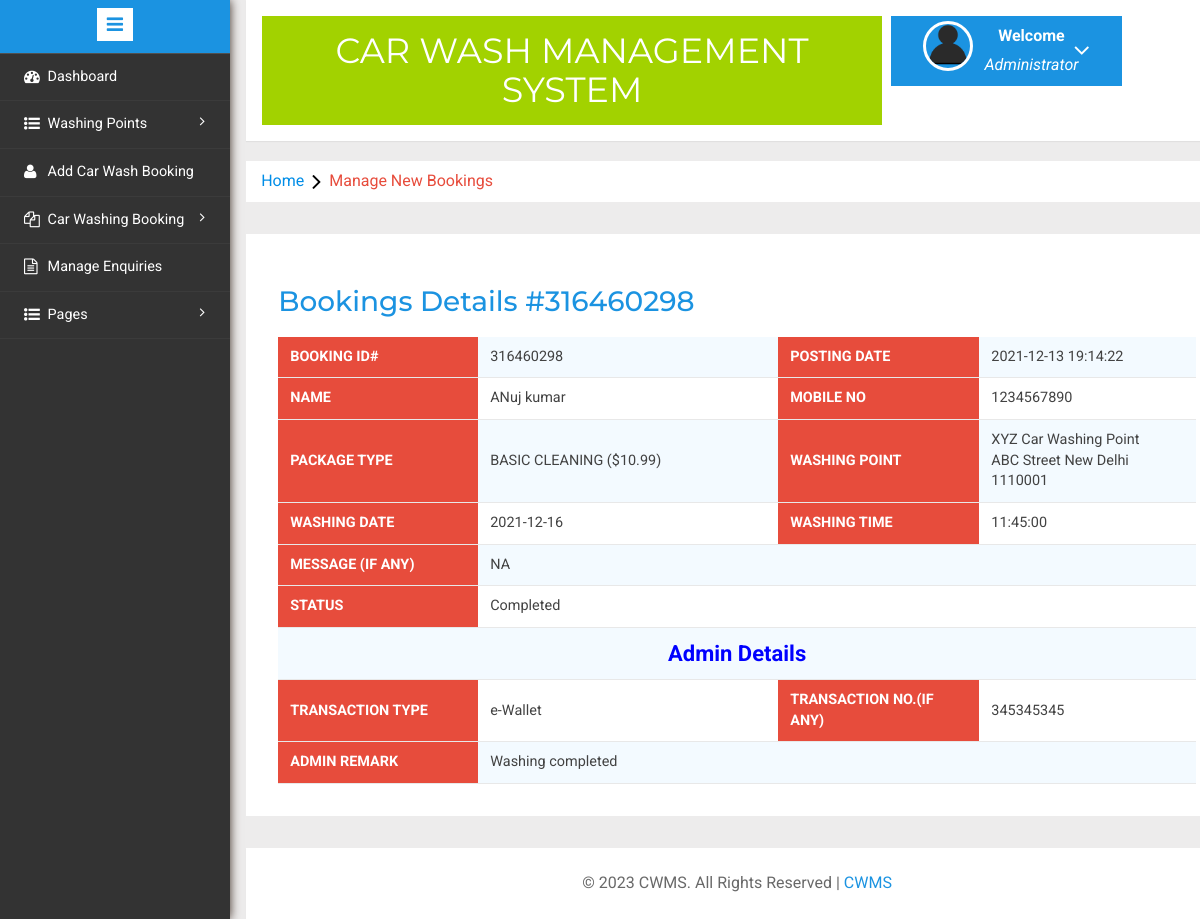
The app's page /admin/booking-details.php?bid=1&&bookingid=316460298 (signed in) with its own data.
### tables this page shows
CREATE TABLE `carwashbooking` (
  `id` int(11) NOT NULL,
  `bookingId` bigint(10) DEFAULT NULL,
  `packageType` varchar(120) DEFAULT NULL,
  `carWashPoint` int(11) DEFAULT NULL,
  `fullName` varchar(150) DEFAULT NULL,
  `mobileNumber` bigint(12) DEFAULT NULL,
  `washDate` date DEFAULT NULL,
  `washTime` time DEFAULT NULL,
  `message` mediumtext DEFAULT NULL,
  `status` varchar(120) DEFAULT NULL,
  `adminRemark` mediumtext DEFAULT NULL,
  `paymentMode` varchar(120) DEFAULT NULL,
  `txnNumber` varchar(120) DEFAULT NULL,
  `postingDate` timestamp NULL DEFAULT current_timestamp(),
  `lastUpdationDate` timestamp NULL DEFAULT NULL ON UPDATE current_timestamp()
);

CREATE TABLE `washingpoints` (
  `id` int(11) NOT NULL,
  `washingPointName` varchar(255) DEFAULT NULL,
  `washingPointAddress` varchar(255) DEFAULT NULL,
  `contactNumber` bigint(20) DEFAULT NULL,
  `creationDate` timestamp NOT NULL DEFAULT current_timestamp()
);

### admin/booking-details.php (the view, shortened to what this page needs)
<?php
include('includes/config.php');
if(strlen($_SESSION['alogin'])==0)
	{
header('location:index.php');
}
else{
	?>
<!DOCTYPE HTML>
<html>
<head>
<link href="css/bootstrap.min.css" rel='stylesheet' type='text/css' />
<link href="css/style.css" rel='stylesheet' type='text/css' />
<link rel="stylesheet" href="css/morris.css" type="text/css"/>
<link href="css/font-awesome.css" rel="stylesheet">
<link rel="stylesheet" type="text/css" href="css/table-style.css" />
<link rel="stylesheet" type="text/css" href="css/basictable.css" />
<link rel="stylesheet" href="css/icon-font.min.css" type='text/css' />
</head>
<body>
   <div class="page-container">
<div class="left-content">
	   <div class="mother-grid-inner">
				<?php include('includes/header.php');?>
				</div>
<ol class="breadcrumb">
                <li class="breadcrumb-item"><a href="dashboard.php">Home</a><i class="fa fa-angle-right"></i>Manage New Bookings</li>
            </ol>
<div class="agile-grids">
				<div class="agile-tables">
					<div class="w3l-table-info">
					  <h2>Bookings Details #<?php echo $_GET['bookingid'];?></h2>
					    <table id="table">
						<tbody>
<?php
$bid=$_GET['bid'];
$sql = "SELECT * from carwashbooking
join washingpoints on washingpoints.id=carwashbooking.carWashPoint
 where carwashbooking.id='$bid'";
$query = $dbh -> prepare($sql);
$query->execute();
$results=$query->fetchAll(PDO::FETCH_OBJ);
if($query->rowCount() > 0)
{
foreach($results as $result)
{				?>
						  <tr>
						  	<th width="200">Booking Id#</th>
							<td><?php echo htmlentities($result->bookingId);?></td>
							<th>Posting Date</th>
								<td><?php echo htmlentities($result->postingDate);?></td>
						</tr>
						<tr>
							<th>Name</th>
							<td width="300"><?php echo htmlentities($result->fullName);?></td>
							<th>Mobile No</th>
							<td><?php echo htmlentities($result->mobileNumber);?></td>
						</tr>
						<tr>
							<th>Package Type</th>
								<td>
								<?php $ptype=$result->packageType;
if($ptype==1): echo "BASIC CLEANING ($10.99)";endif;
							?></td>
						<th>Washing Point</th>
							<td><?php echo htmlentities($result->washingPointName	);?><br />
								<?php echo htmlentities($result->washingPointAddress);?></td>
							</tr>
							<tr>
								<th>Washing Date</th>
							<td><?php echo htmlentities($result->washDate);?></td>
							<th>Washing Time</th>
							<td><?php echo htmlentities($result->washTime);?></td>
							</tr>
							<tr>
								<th>Message (if Any)</th>
<td colspan="3"><?php echo htmlentities($result->message);?></td>
							</tr>
					<tr>
								<th>Status</th>
<td colspan="3"><?php echo htmlentities($result->status);?></td>
							</tr>
<?php if($result->adminRemark==''): ?>
	<tr>
		<td colspan="3">
	<button data-toggle="modal" data-target="#myModal" class="btn-primary btn">Take Action</button>
</td>
</tr>
<?php  else:?>
<tr>
	<td colspan="4" style="color:blue; font-size:22px; text-align:center; font-weight:bold;">Admin Details</td>
</tr>
<tr>
	<th>Transaction Type</th>
	<td><?php echo htmlentities($result->paymentMode);?></td>
		<th>Transaction No.(if any)</th>
	<td><?php echo htmlentities($result->txnNumber);?></td>
</tr>
<tr>
	<th>Admin Remark</th>
	<td colspan="3"><?php echo htmlentities($result->adminRemark);?></td>
</tr>
<?php endif;?>
						 <?php } }  ?>
						</tbody>
					  </table>
					</div>
			</div>
<?php include('includes/footer.php');?>
</div>
</div>
						<?php include('includes/sidebarmenu.php');?>
							</div>
</body>
</html>
<?php } ?>

### admin/includes/header.php (shortened to what this page needs)
<div class="header-main">
					<div class="logo-w3-agile">
								<h1><a href="dashboard.php">Car Wash Management System</a></h1>
							</div>
						<div class="profile_details w3l">
								<ul>
									<li class="dropdown profile_details_drop">
										<a href="#" class="dropdown-toggle" data-toggle="dropdown" aria-expanded="false">
											<div class="profile_img">
												<span class="prfil-img"><img src="images/User-icon.png" alt=""> </span>
												<div class="user-name">
													<p>Welcome</p>
													<span>Administrator</span>
												</div>
												<i class="fa fa-angle-down"></i>
												<div class="clearfix"></div>
											</div>
										</a>
									</li>
								</ul>
							</div>
				</div>

### admin/includes/footer.php
<div class="copyrights">
	 <p>© <?php echo date('Y');?> CWMS. All Rights Reserved |  <a href="#">CWMS</a> </p>
</div>

### admin/includes/sidebarmenu.php (shortened to what this page needs)
<div class="sidebar-menu">
					<header class="logo1">
						<a href="#" class="sidebar-icon"> <span class="fa fa-bars"></span> </a>
					</header>
                           <div class="menu">
									<ul id="menu" >
										<li><a href="dashboard.php"><i class="fa fa-tachometer"></i> <span>Dashboard</span><div class="clearfix"></div></a></li>
									 <li id="menu-academico" ><a href="#"><i class="fa fa-list-ul" aria-hidden="true"></i><span>Washing Points</span> <span class="fa fa-angle-right" style="float: right"></span><div class="clearfix"></div></a>
										</li>
	<li><a href="add-booking.php"><i class="fa fa-user" aria-hidden="true"></i>  <span>Add Car Wash Booking</span><div class="clearfix"></div></a></li>
		 <li id="menu-academico" ><a href="#"><i class="fa fa-files-o" aria-hidden="true"></i><span>Car Washing Booking</span> <span class="fa fa-angle-right" style="float: right"></span><div class="clearfix"></div></a>
										</li>
									<li><a href="manage-enquires.php"><i class="fa fa-file-text-o" aria-hidden="true"></i>  <span>Manage Enquiries</span><div class="clearfix"></div></a></li>
		 <li id="menu-academico" ><a href="#"><i class="fa fa-list-ul" aria-hidden="true"></i><span>Pages</span> <span class="fa fa-angle-right" style="float: right"></span><div class="clearfix"></div></a>
										</li>
								  </ul>
								</div>
							  </div>

### admin/css/table-style.css (style rules this page uses)
table { background: white; border-collapse: collapse; margin: 1.25em 0 0; width: 100%; }
table tr, table th, table td { border: none; border-bottom: 1px solid #e8e8e8; font-size: .95em; }
table th, table td { padding: 10px 12px; text-align: left; }
table th { background: #e74c3c; color: #fff; text-transform: uppercase; }
table tr td { background: #f3faff; color: #424242; }
table tr:nth-of-type(2n+2) td { background: #ffffff; }
table { width: 100%; }

### records on screen
carwashbooking: bookingId "316460298", postingDate "2021-12-13 19:14:22", fullName "ANuj kumar", mobileNumber "1234567890", packageType "BASIC CLEANING ($10.99)", carWashPoint.washingPointName "XYZ Car Washing Point", carWashPoint.washingPointAddress "ABC Street New Delhi 1110001", washDate "2021-12-16", washTime "11:45:00", message "NA", status "Completed", paymentMode "e-Wallet", txnNumber "345345345", adminRemark "Washing completed"

### other values on screen
$_GET['bookingid'] "316460298"
